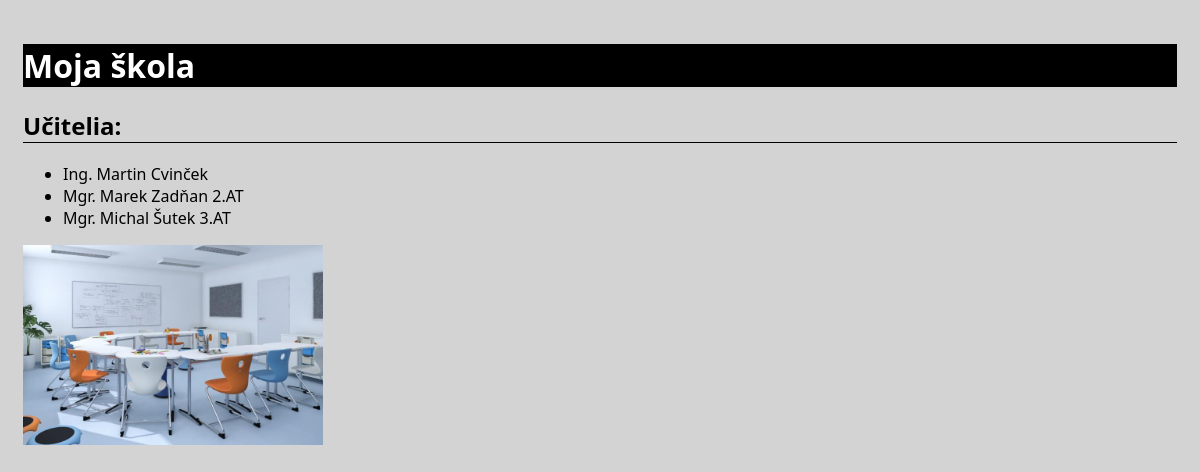
/skola/ucitelia/, run on an earlier commit of the app's database.
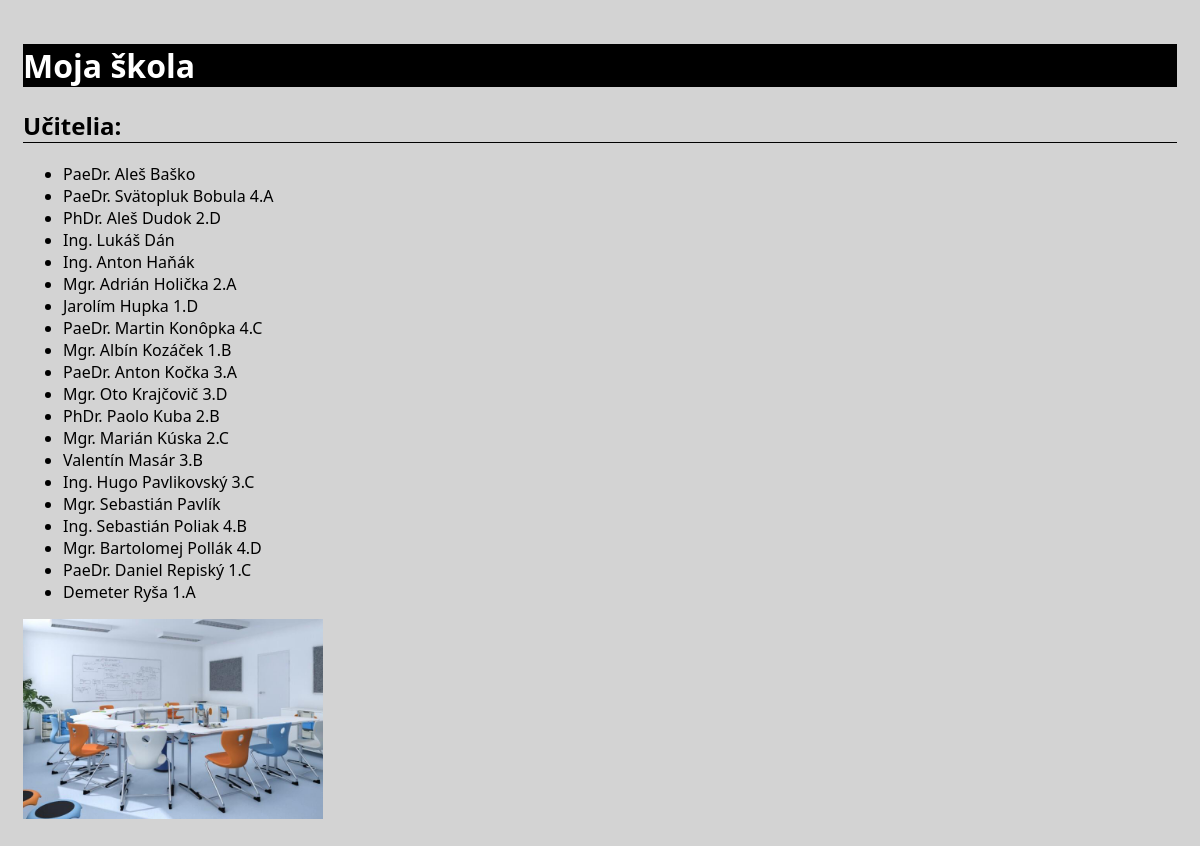
And on a later commit of the database.
### skola/models.py (models this page shows)
class Ucitel(models.Model):
    titul = models.CharField(max_length=20)
    meno = models.CharField(max_length=20)
    priezvisko = models.CharField(max_length=20)
    trieda = models.ForeignKey(Trieda, on_delete=models.SET_NULL, null=True, blank=True)
    def __str__(self):
        if self.trieda:
            return f"{self.titul} {self.meno} {self.priezvisko} {self.trieda}"
        else:
            return f"{self.titul} {self.meno} {self.priezvisko}"

class Trieda(models.Model):
    nazov = models.CharField(max_length=10)
    def __str__(self):
        return f"{self.nazov}"

### skola/views.py (the view)
# urls.py: path("ucitelia/", views.vypis_ucitelia, name="ucitelia"),
def vypis_ucitelia(request):
    ucitelia = Ucitel.objects.all().order_by("priezvisko")
    return render(request, "skola/index.html", {"ucitelia":ucitelia})

### skola/templates/skola/index.html (shortened to what this page needs)
{% load static %}
<!DOCTYPE html>
<html lang="en">
<head>
    <link rel="stylesheet" href="{% static 'skola/skola.css'%}">
</head>
<body>
    <h1>Moja škola</h1>
    {% if ucitelia %}
    <h2>Učitelia:</h2>
    <ul>
        {% for ucitel in ucitelia %}
        <li>{{ucitel}}</li>
        {% endfor %}
    </ul>
    {% endif %}
    <img src="{% static 'skola/skola.jpg' %}" alt="skola" width="300">
</body>
</html>

What changed in the data, as far as the page shows it:
removed Ucitel: trieda+titul+meno "Ing. Martin Cvinček"
removed Ucitel: trieda+titul+meno "Mgr. Marek Zadňan 2.AT"
removed Ucitel: trieda+titul+meno "Mgr. Michal Šutek 3.AT"
added Ucitel: trieda+titul+meno "PaeDr. Aleš Baško"
added Ucitel: trieda+titul+meno "PaeDr. Svätopluk Bobula 4.A"
added Ucitel: trieda+titul+meno "PhDr. Aleš Dudok 2.D"
added Ucitel: trieda+titul+meno "Ing. Lukáš Dán"
added Ucitel: trieda+titul+meno "Ing. Anton Haňák"
added Ucitel: trieda+titul+meno "Mgr. Adrián Holička 2.A"
added Ucitel: trieda+titul+meno "Jarolím Hupka 1.D"
added Ucitel: trieda+titul+meno "PaeDr. Martin Konôpka 4.C"
added Ucitel: trieda+titul+meno "Mgr. Albín Kozáček 1.B"
added Ucitel: trieda+titul+meno "PaeDr. Anton Kočka 3.A"
added Ucitel: trieda+titul+meno "Mgr. Oto Krajčovič 3.D"
added Ucitel: trieda+titul+meno "PhDr. Paolo Kuba 2.B"
added Ucitel: trieda+titul+meno "Mgr. Marián Kúska 2.C"
added Ucitel: trieda+titul+meno "Valentín Masár 3.B"
added Ucitel: trieda+titul+meno "Ing. Hugo Pavlikovský 3.C"
added Ucitel: trieda+titul+meno "Mgr. Sebastián Pavlík"
added Ucitel: trieda+titul+meno "Ing. Sebastián Poliak 4.B"
added Ucitel: trieda+titul+meno "Mgr. Bartolomej Pollák 4.D"
added Ucitel: trieda+titul+meno "PaeDr. Daniel Repiský 1.C"
added Ucitel: trieda+titul+meno "Demeter Ryša 1.A"
